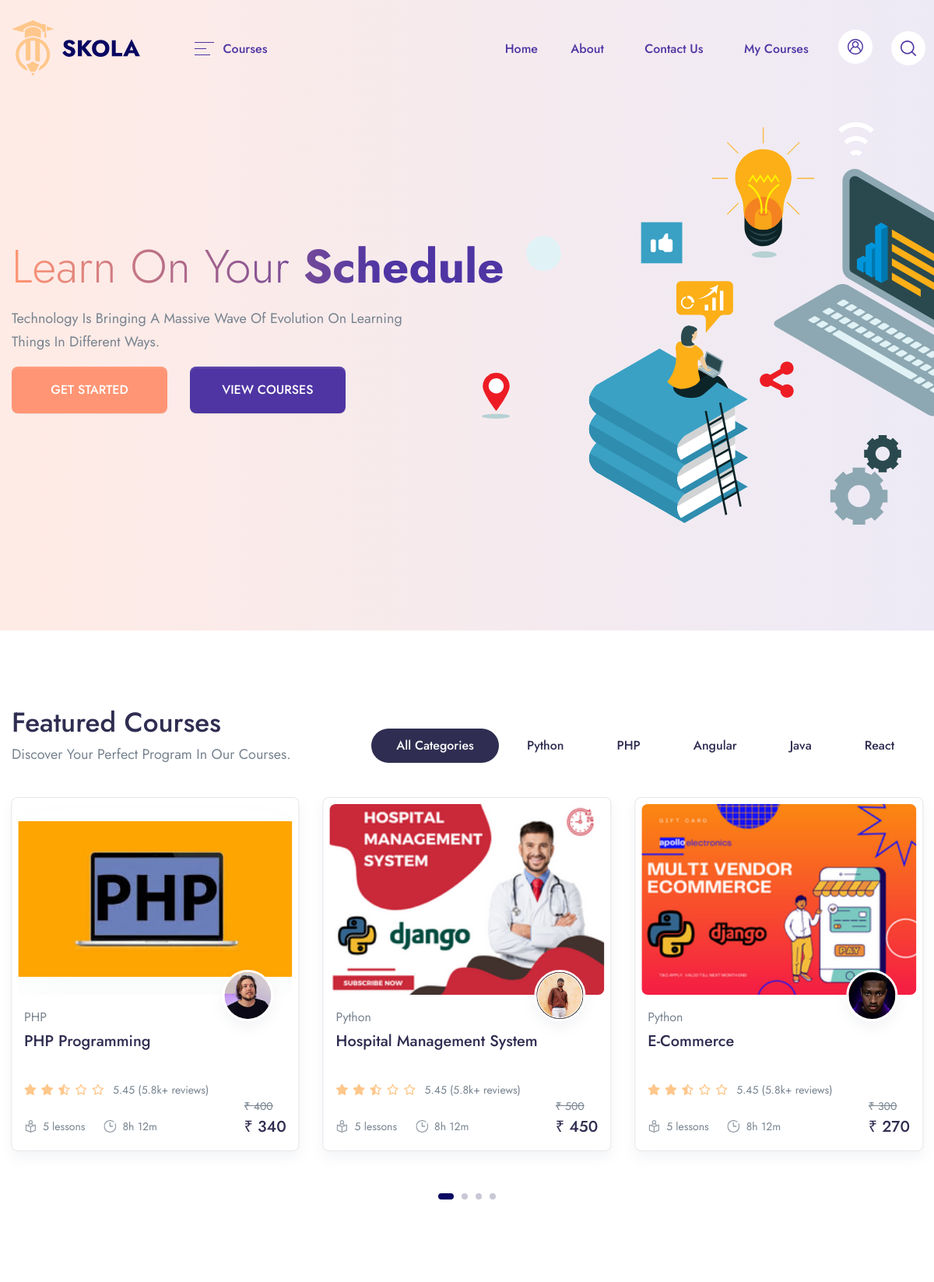
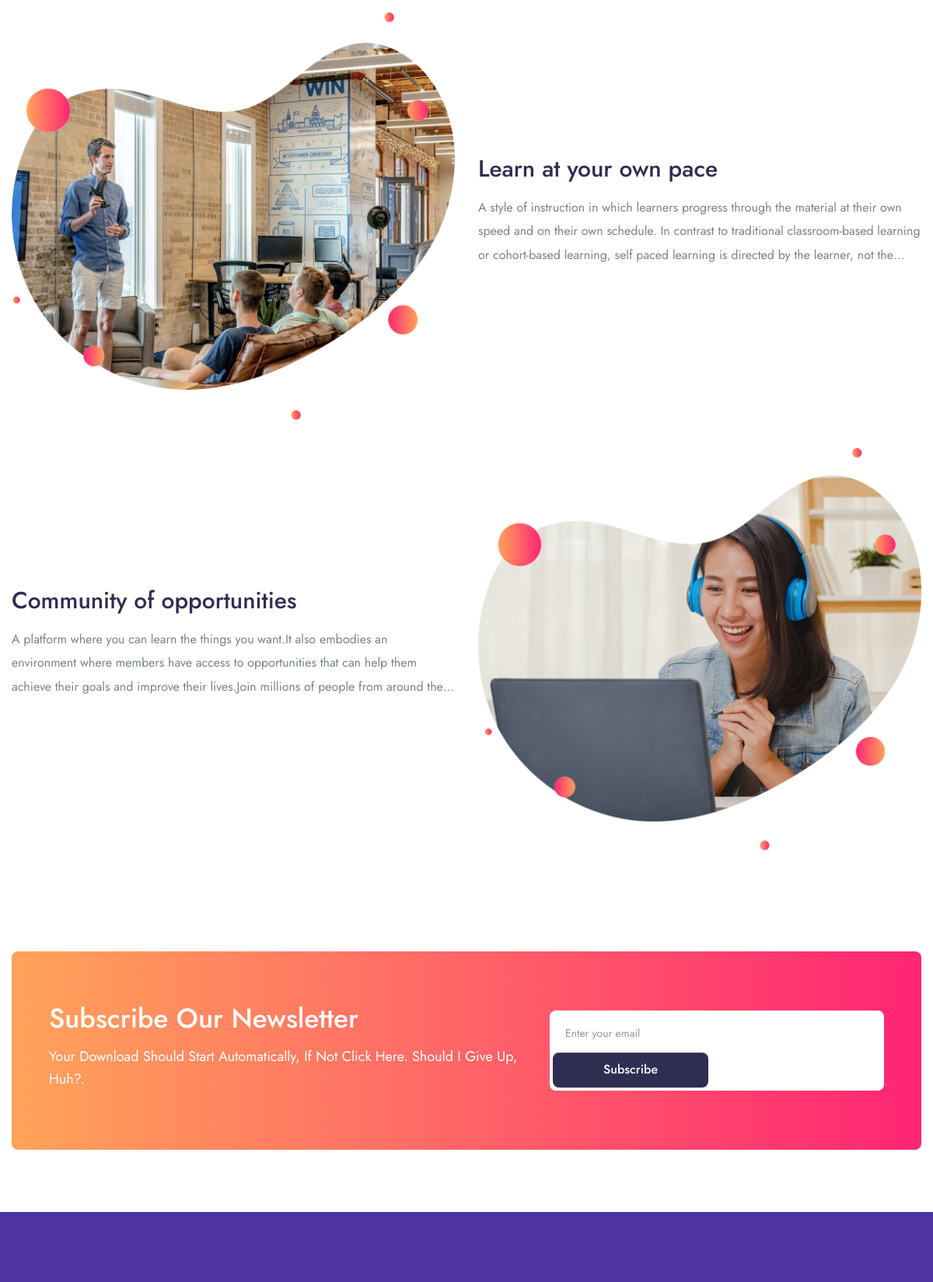
The page / (upper part) on the database its author committed (2 pictures, top to bottom).
### app/models.py (models this page shows, shortened)
class Categories(models.Model):
    icon = models.CharField(max_length=200, null=True)
    name = models.CharField(max_length=200)
    def __str__(self):
        return self.name

class Course(models.Model):
    STATUS = (
        ('PUBLISH', 'PUBLISH'),
        ('DRAFT', 'DRAFT'),
    )
    featured_image = models.ImageField(upload_to="Media/featured_img", null=True)
    featured_video = models.CharField(max_length=300, null=True)
    title = models.CharField(max_length=500)
    created_at = models.DateField(auto_now_add=True)
    author = models.ForeignKey(Author, on_delete=models.CASCADE, null=True)
    category = models.ForeignKey(Categories, on_delete=models.CASCADE)
    level = models.ForeignKey(Level, on_delete=models.CASCADE, null=True)
    description = models.TextField()
    price = models.IntegerField(null=True, default=0)
    discount = models.IntegerField(null=True)
    slug = models.SlugField(default='', max_length=500, null=True, blank=True)
    status = models.CharField(choices=STATUS, max_length=100, null=True)
    def get_absolute_url(self):
        from django.urls import reverse
        return reverse("course_details", kwargs={'slug': self.slug})

class Author(models.Model):
    author_profile = models.ImageField(upload_to="Media/author")
    name = models.CharField(max_length=100, null=True)
    about_author = models.TextField()

### LMS/views.py (the view)
# urls.py: path('',views.HOME,name='home'),
def HOME(request):
    category = Categories.objects.all().order_by('id')[0:5]
    course = Course.objects.filter(status='PUBLISH').order_by('-id')
    context = {
        'category': category,
        'course': course,
    }
    return render(request, 'Main/home.html', context)

### app/templatetags/course_tags.py (called while the page is built)
@register.simple_tag
def discount_calculation(price,discount):
    if discount is None or discount is 0:
        return price
    sellprice = price
    sellprice = price - (price * discount/100)
    return math.floor(sellprice)

### templates/Main/home.html (shortened to what this page needs)
{% extends 'base.html' %}
{% load static %}
{% block content %}
{% load course_tags %}
    <section class="py-13 pt-xl-14 mt-n13 pb-lg-12 bg-cover position-relative" style="background: linear-gradient(90deg, #FFEBE5 0.13%, #EDEAF6 100.01%);">
        <div class="container">
            <div class="row align-items-center">
                <div class="col-12 col-md-5 col-lg-5 order-md-2" data-aos="fade-in">
                    <img src="{% static 'assets/img/illustrations/illustration-5.svg' %}" class="img-fluid ms-xl-n11 mw-md-174 mb-6 mb-md-0" alt="...">
                </div>
                <div class="col-12 col-md-7 col-lg-7 order-md-1">
                    <h1 class="display-2 text-gradient-1 text-capitalize" data-aos="fade-left" data-aos-duration="150">
                        Learn on your <span class="fw-bold">Schedule</span>
                    </h1>
                    <p class="lead pe-md-8 pe-xl-12 text-capitalize" data-aos="fade-up" data-aos-duration="200">
                        Technology is bringing a massive wave of evolution on learning things in different ways.
                    </p>
                    <a href="course-list-v1.html" class="btn btn-tangerine btn-wide rounded-lg mb-4 mb-md-0 me-md-5 text-w" data-aos="fade-up" data-aos-duration="200">GET STARTED</a>
                    <a href="{% url 'single_course' %}"  class="btn btn-gigas btn-wide rounded-lg d-none d-lg-inline-block" data-aos="fade-up" data-aos-duration="200">VIEW COURSES</a>
                </div>
            </div>
        </div>
    </section>
    <section class="pt-5 pb-9 py-md-11 bg-white">
        <div class="container container-wd">
            <div class="row align-items-end mb-7">
                <div class="col-xl mb-5 mb-xl-0">
                    <h1 class="mb-1">Featured Courses</h1>
                    <p class="font-size-lg text-capitalize mb-0">Discover your perfect program in our courses.</p>
                </div>
                <div class="col-xl-auto">
                    <div class="nav justify-content-lg-start justify-content-xl-center justify-content-center tab-nav-1" id="pills-tab" role="tablist">
                        <a class="btn-sm btn-pill me-1 mb-1 text-dark fw-medium px-6 active" id="pills-all-tab" data-bs-toggle="tab" href="#pills-all" role="tab" aria-controls="pills-all" aria-selected="true">
                            All Categories
                        </a>
                        {% for i in category %}
                        <a class="btn-sm btn-pill me-1 mb-1 text-dark fw-medium px-6" id="pills-art-tab" data-bs-toggle="tab" href="#pills-{{i.id}}" role="tab" aria-controls="pills-{{i.id}}" aria-selected="false">
                            {{i.name}}
                        </a>
                        {% endfor %}
                    </div>
                </div>
            </div>
            <div class="tab-content flickity-tab" id="pills-tabContent">
                <div class="tab-pane fade show active" id="pills-all" role="tabpanel" aria-labelledby="pills-all-tab">
                    <div class="mx-n4 flickity-button-outset" data-flickity='{"pageDots": true, "prevNextButtons": true, "cellAlign": "left", "wrapAround": true, "imagesLoaded": true}'>
                       {% for i in course %}
                        <div class="col-12 col-md-6 col-xl-4 col-wd-3 pb-4 pb-md-7" style="padding-right:15px;padding-left:15px;">
                            <div class="card border shadow p-2 rounded-lg sk-fade">
                                <div class="card-zoom position-relative">
                                    <a href="{{i.get_absolute_url}}" class="card-img sk-thumbnail img-ratio-9 d-block">
                                        <img class="rounded shadow-light-lg" src="{{i.featured_image}}" alt="...">
                                    </a>
                                </div>
                                <div class="card-footer px-2 pb-2 mb-1 pt-4 position-relative">
                                    <a href="{{i.get_absolute_url}}" class="d-block">
                                        <div class="avatar avatar-xl badge-float position-absolute top-0 right-0 mt-n6 me-5 rounded-circle shadow border border-white border-w-lg">
                                            <img src="{{i.author.author_profile}}" alt="..." class="avatar-img rounded-circle">
                                        </div>
                                    </a>
                                    <a href="course-single-v5.html"><span class="mb-1 d-inline-block text-gray-800">{{i.category.name}}</span></a>
                                    <div class="position-relative">
                                        <a href="{{i.get_absolute_url}}" class="d-block stretched-link"><h4 class="line-clamp-2 h-md-48 h-lg-58 me-md-6 me-lg-10 me-xl-4 mb-2">{{i.title}}</h4></a>
                                        <div class="d-lg-flex align-items-end flex-wrap mb-n1">
                                            <div class="star-rating mb-2 mb-lg-0 me-lg-3">
                                                <div class="rating" style="width:50%;"></div>
                                            </div>
                                            <div class="font-size-sm">
                                                <span>5.45 (5.8k+ reviews)</span>
                                            </div>
                                        </div>
                                        <div class="row mx-n2 align-items-end">
                                            <div class="col px-2">
                                                <ul class="nav mx-n3">
                                                    <li class="nav-item px-3">
                                                        <div class="d-flex align-items-center">
                                                            <div class="me-2 d-flex icon-uxs text-secondary">
                                                            </div>
                                                            <div class="font-size-sm">5 lessons</div>
                                                        </div>
                                                    </li>
                                                    <li class="nav-item px-3">
                                                        <div class="d-flex align-items-center">
                                                            <div class="me-2 d-flex icon-uxs text-secondary">
                                                            </div>
                                                            <div class="font-size-sm">8h 12m</div>
                                                        </div>
                                                    </li>
                                                </ul>
                                            </div>
                                            <div class="col-auto px-2 text-right">
                                                <del class="font-size-sm">₹ {{i.price}}</del>
                                                <ins class="h4 mb-0 d-block mb-lg-n1">₹ {% discount_calculation i.price i.discount %}</ins>
                                            </div>
                                        </div>
                                    </div>
                                </div>
                            </div>
                        </div>
                         {% endfor %}
                    </div>
                </div>
            </div>
        </div>
    </section>
    <section class="py-5 py-md-8 bg-white">
        <div class="container container-wd">
            <div class="row align-items-center mb-6">
                <div class="col-md-6 order-2" data-aos="fade-left">
                    <h2>Learn at your own pace</h2>
                    <p class="line-clamp-3 line-height-md">A style of instruction in which learners progress through the material at their own speed and on their own schedule. In contrast to traditional classroom-based learning or cohort-based learning, self paced learning is directed by the learner, not the instructor.Join millions of people from around the world learning together. Online learning is as easy and natural as chatting.</p>
                </div>
                <div class="col-md-6 order-1 mb-8 mb-md-0" data-aos="zoom-in">
                    <img class="img-fluid" src="{% static 'assets/img/post/post-10.png' %}" alt="...">
                </div>
            </div>
            <div class="row align-items-center">
                <div class="col-md-6 order-2 order-md-1" data-aos="fade-right">
                    <h2>Community of opportunities</h2>
                    <p class="line-clamp-3 line-height-md">A platform where you can learn the things you want.It also embodies an environment where members have access to opportunities that can help them achieve their goals and improve their lives.Join millions of people from around the world learning together. Online learning is as easy and natural as chatting.</p>
                </div>
                <div class="col-md-6 order-1 mb-8 mb-md-0 order-md-2 text-right" data-aos="zoom-in">
                    <img class="img-fluid" src="{% static 'assets/img/post/post-11.png' %}" alt="...">
                </div>
            </div>
        </div>
    </section>
    <section class="py-6 py-md-10 bg-white">
        <div class="container container-wd">
            <div class="bg-gradient-1 rounded-lg py-md-9 py-8 px-md-8 px-5">
                <div class="row align-items-center">
                    <div class="col-xl-7 mb-4 mb-xl-0 text-capitalize">
                        <h1 class="text-white mb-3">Subscribe our newsletter</h1>
                        <p class="font-size-lg text-white mb-3">Your download should start automatically, if not  Click here. Should I give up, huh?.</p>
                    </div>
                    <div class="col-xl-5">
                        <form>
                            <div class="input-group d-block d-md-flex bg-white p-1 rounded-lg">
                                <input type="text" class="form-control w-100 w-md-auto form-control-sm rounded-lg border-0 placeholder-1" placeholder="Enter your email" aria-label="Enter your email" aria-describedby="button-addon2">
                                <div class="input-group-append ms-0">
                                    <button class="btn btn-sm btn-dark w-100 w-md-auto btn-wide rounded-lg border-0" type="button" id="button-addon2">Subscribe</button>
                                </div>
                            </div>
                        </form>
                    </div>
                </div>
            </div>
        </div>
    </section>
{% endblock %}

### rows shown on the page
Categories: name "Python"
Categories: name "PHP"
Categories: name "Angular"
Categories: name "Java"
Categories: name "React"
Course: featured_image (picture), author.author_profile (picture), category.name "PHP", title "PHP Programming", price "400", price+discount "340"
Course: featured_image (picture), author.author_profile (picture), category.name "Python", title "Hospital Management System", price "500", price+discount "450"
Course: featured_image (picture), author.author_profile (picture), category.name "Python", title "E-Commerce", price "300", price+discount "270"
